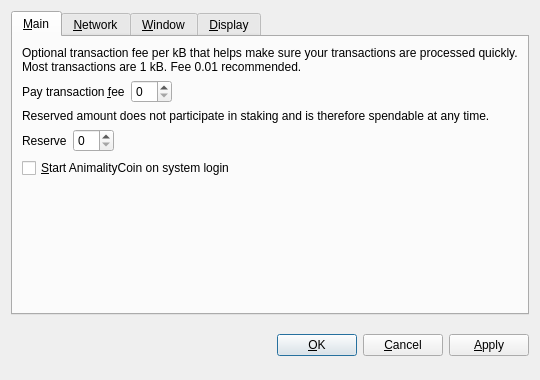
<?xml version="1.0" encoding="UTF-8"?>
<ui version="4.0">
 <class>OptionsDialog</class>
 <widget class="QDialog" name="OptionsDialog">
  <property name="geometry">
   <rect>
    <x>0</x>
    <y>0</y>
    <width>540</width>
    <height>380</height>
   </rect>
  </property>
  <property name="windowTitle">
   <string>Options</string>
  </property>
  <property name="modal">
   <bool>true</bool>
  </property>
  <layout class="QVBoxLayout" name="verticalLayout">
   <item>
    <widget class="QTabWidget" name="tabWidget">
     <property name="tabPosition">
      <enum>QTabWidget::North</enum>
     </property>
     <property name="currentIndex">
      <number>0</number>
     </property>
     <widget class="QWidget" name="tabMain">
      <attribute name="title">
       <string>&amp;Main</string>
      </attribute>
      <layout class="QVBoxLayout" name="verticalLayout_Main">
       <item>
        <widget class="QLabel" name="transactionFeeInfoLabel">
         <property name="text">
          <string>Optional transaction fee per kB that helps make sure your transactions are processed quickly. Most transactions are 1 kB. Fee 0.01 recommended.</string>
         </property>
         <property name="textFormat">
          <enum>Qt::PlainText</enum>
         </property>
         <property name="wordWrap">
          <bool>true</bool>
         </property>
        </widget>
       </item>
       <item>
        <layout class="QHBoxLayout" name="horizontalLayoutFee">
         <item>
          <widget class="QLabel" name="transactionFeeLabel">
           <property name="text">
            <string>Pay transaction &amp;fee</string>
           </property>
           <property name="textFormat">
            <enum>Qt::PlainText</enum>
           </property>
           <property name="buddy">
            <cstring>transactionFee</cstring>
           </property>
          </widget>
         </item>
         <item>
          <widget class="BitcoinAmountField" name="transactionFee"/>
         </item>
         <item>
          <spacer name="horizontalSpacerFee">
           <property name="orientation">
            <enum>Qt::Horizontal</enum>
           </property>
           <property name="sizeHint" stdset="0">
            <size>
             <width>40</width>
             <height>20</height>
            </size>
           </property>
          </spacer>
         </item>
        </layout>
       </item>
       <item>
        <widget class="QLabel" name="reserveBalanceInfoLabel">
         <property name="text">
          <string>Reserved amount does not participate in staking and is therefore spendable at any time.</string>
         </property>
         <property name="textFormat">
          <enum>Qt::PlainText</enum>
         </property>
         <property name="wordWrap">
          <bool>true</bool>
         </property>
        </widget>
       </item>
       <item>
        <layout class="QHBoxLayout" name="horizontalLayoutReserveBalance">
         <item>
          <widget class="QLabel" name="reserveBalanceLabel">
           <property name="text">
            <string>Reserve</string>
           </property>
           <property name="textFormat">
            <enum>Qt::PlainText</enum>
           </property>
           <property name="buddy">
            <cstring>reserveBalance</cstring>
           </property>
          </widget>
         </item>
         <item>
          <widget class="BitcoinAmountField" name="reserveBalance"/>
         </item>
         <item>
          <spacer name="horizontalSpacerReserveBalance">
           <property name="orientation">
            <enum>Qt::Horizontal</enum>
           </property>
           <property name="sizeHint" stdset="0">
            <size>
             <width>40</width>
             <height>20</height>
            </size>
           </property>
          </spacer>
         </item>
        </layout>
       </item>
       <item>
        <widget class="QCheckBox" name="bitcoinAtStartup">
         <property name="toolTip">
          <string>Automatically start AnimalityCoin after logging in to the system.</string>
         </property>
         <property name="text">
          <string>&amp;Start AnimalityCoin on system login</string>
         </property>
        </widget>
       </item>
       <item>
        <spacer name="verticalSpacer_Main">
         <property name="orientation">
          <enum>Qt::Vertical</enum>
         </property>
         <property name="sizeHint" stdset="0">
          <size>
           <width>20</width>
           <height>40</height>
          </size>
         </property>
        </spacer>
       </item>
      </layout>
     </widget>
     <widget class="QWidget" name="tabNetwork">
      <attribute name="title">
       <string>&amp;Network</string>
      </attribute>
      <layout class="QVBoxLayout" name="verticalLayout_Network">
       <item>
        <widget class="QCheckBox" name="mapPortUpnp">
         <property name="toolTip">
          <string>Automatically open the AnimalityCoin client port on the router. This only works when your router supports UPnP and it is enabled.</string>
         </property>
         <property name="text">
          <string>Map port using &amp;UPnP</string>
         </property>
        </widget>
       </item>
       <item>
        <widget class="QCheckBox" name="connectSocks">
         <property name="toolTip">
          <string>Connect to the AnimalityCoin network through a SOCKS proxy (e.g. when connecting through Tor).</string>
         </property>
         <property name="text">
          <string>&amp;Connect through SOCKS proxy:</string>
         </property>
        </widget>
       </item>
       <item>
        <layout class="QHBoxLayout" name="horizontalLayout_Network">
         <item>
          <widget class="QLabel" name="proxyIpLabel">
           <property name="text">
            <string>Proxy &amp;IP:</string>
           </property>
           <property name="textFormat">
            <enum>Qt::PlainText</enum>
           </property>
           <property name="buddy">
            <cstring>proxyIp</cstring>
           </property>
          </widget>
         </item>
         <item>
          <widget class="QValidatedLineEdit" name="proxyIp">
           <property name="maximumSize">
            <size>
             <width>140</width>
             <height>16777215</height>
            </size>
           </property>
           <property name="toolTip">
            <string>IP address of the proxy (e.g. 127.0.0.1)</string>
           </property>
          </widget>
         </item>
         <item>
          <widget class="QLabel" name="proxyPortLabel">
           <property name="text">
            <string>&amp;Port:</string>
           </property>
           <property name="textFormat">
            <enum>Qt::PlainText</enum>
           </property>
           <property name="buddy">
            <cstring>proxyPort</cstring>
           </property>
          </widget>
         </item>
         <item>
          <widget class="QLineEdit" name="proxyPort">
           <property name="maximumSize">
            <size>
             <width>55</width>
             <height>16777215</height>
            </size>
           </property>
           <property name="toolTip">
            <string>Port of the proxy (e.g. 9050)</string>
           </property>
          </widget>
         </item>
         <item>
          <widget class="QLabel" name="socksVersionLabel">
           <property name="text">
            <string>SOCKS &amp;Version:</string>
           </property>
           <property name="textFormat">
            <enum>Qt::PlainText</enum>
           </property>
           <property name="buddy">
            <cstring>socksVersion</cstring>
           </property>
          </widget>
         </item>
         <item>
          <widget class="QValueComboBox" name="socksVersion">
           <property name="toolTip">
            <string>SOCKS version of the proxy (e.g. 5)</string>
           </property>
          </widget>
         </item>
         <item>
          <spacer name="horizontalSpacer_Network">
           <property name="orientation">
            <enum>Qt::Horizontal</enum>
           </property>
           <property name="sizeHint" stdset="0">
            <size>
             <width>40</width>
             <height>20</height>
            </size>
           </property>
          </spacer>
         </item>
        </layout>
       </item>
       <item>
        <spacer name="verticalSpacer_Network">
         <property name="orientation">
          <enum>Qt::Vertical</enum>
         </property>
         <property name="sizeHint" stdset="0">
          <size>
           <width>20</width>
           <height>40</height>
          </size>
         </property>
        </spacer>
       </item>
      </layout>
     </widget>
     <widget class="QWidget" name="tabWindow">
      <attribute name="title">
       <string>&amp;Window</string>
      </attribute>
      <layout class="QVBoxLayout" name="verticalLayout_Window">
       <item>
        <widget class="QCheckBox" name="minimizeToTray">
         <property name="toolTip">
          <string>Show only a tray icon after minimizing the window.</string>
         </property>
         <property name="text">
          <string>&amp;Minimize to the tray instead of the taskbar</string>
         </property>
        </widget>
       </item>
       <item>
        <widget class="QCheckBox" name="minimizeOnClose">
         <property name="toolTip">
          <string>Minimize instead of exit the application when the window is closed. When this option is enabled, the application will be closed only after selecting Quit in the menu.</string>
         </property>
         <property name="text">
          <string>M&amp;inimize on close</string>
         </property>
        </widget>
       </item>
       <item>
        <spacer name="verticalSpacer_Window">
         <property name="orientation">
          <enum>Qt::Vertical</enum>
         </property>
         <property name="sizeHint" stdset="0">
          <size>
           <width>20</width>
           <height>40</height>
          </size>
         </property>
        </spacer>
       </item>
      </layout>
     </widget>
     <widget class="QWidget" name="tabDisplay">
      <attribute name="title">
       <string>&amp;Display</string>
      </attribute>
      <layout class="QVBoxLayout" name="verticalLayout_Display">
       <item>
        <layout class="QHBoxLayout" name="horizontalLayout_1_Display">
         <item>
          <widget class="QLabel" name="langLabel">
           <property name="text">
            <string>User Interface &amp;language:</string>
           </property>
           <property name="textFormat">
            <enum>Qt::PlainText</enum>
           </property>
           <property name="buddy">
            <cstring>lang</cstring>
           </property>
          </widget>
         </item>
         <item>
          <widget class="QValueComboBox" name="lang">
           <property name="toolTip">
            <string>The user interface language can be set here. This setting will take effect after restarting AnimalityCoin.</string>
           </property>
          </widget>
         </item>
        </layout>
       </item>
       <item>
        <layout class="QHBoxLayout" name="horizontalLayout_2_Display">
         <item>
          <widget class="QLabel" name="unitLabel">
           <property name="text">
            <string>&amp;Unit to show amounts in:</string>
           </property>
           <property name="textFormat">
            <enum>Qt::PlainText</enum>
           </property>
           <property name="buddy">
            <cstring>unit</cstring>
           </property>
          </widget>
         </item>
         <item>
          <widget class="QValueComboBox" name="unit">
           <property name="toolTip">
            <string>Choose the default subdivision unit to show in the interface and when sending coins.</string>
           </property>
          </widget>
         </item>
        </layout>
       </item>
       <item>
        <widget class="QCheckBox" name="displayAddresses">
         <property name="toolTip">
          <string>Whether to show AnimalityCoin addresses in the transaction list or not.</string>
         </property>
         <property name="text">
          <string>&amp;Display addresses in transaction list</string>
         </property>
        </widget>
       </item>
       <item>
        <widget class="QCheckBox" name="coinControlFeatures">
         <property name="toolTip">
          <string>Whether to show coin control features or not.</string>
         </property>
         <property name="text">
          <string>Display coin &amp;control features (experts only!)</string>
         </property>
        </widget>
       </item>
       <item>
        <spacer name="verticalSpacer_Display">
         <property name="orientation">
          <enum>Qt::Vertical</enum>
         </property>
         <property name="sizeHint" stdset="0">
          <size>
           <width>20</width>
           <height>40</height>
          </size>
         </property>
        </spacer>
       </item>
      </layout>
     </widget>
    </widget>
   </item>
   <item>
    <layout class="QHBoxLayout" name="horizontalLayout_Buttons">
     <item>
      <spacer name="horizontalSpacer_1">
       <property name="orientation">
        <enum>Qt::Horizontal</enum>
       </property>
       <property name="sizeHint" stdset="0">
        <size>
         <width>40</width>
         <height>48</height>
        </size>
       </property>
      </spacer>
     </item>
     <item>
      <widget class="QLabel" name="statusLabel">
       <property name="font">
        <font>
         <weight>75</weight>
         <bold>true</bold>
        </font>
       </property>
       <property name="text">
        <string/>
       </property>
       <property name="textFormat">
        <enum>Qt::PlainText</enum>
       </property>
       <property name="wordWrap">
        <bool>true</bool>
       </property>
      </widget>
     </item>
     <item>
      <spacer name="horizontalSpacer_2">
       <property name="orientation">
        <enum>Qt::Horizontal</enum>
       </property>
       <property name="sizeHint" stdset="0">
        <size>
         <width>40</width>
         <height>48</height>
        </size>
       </property>
      </spacer>
     </item>
     <item>
      <widget class="QPushButton" name="okButton">
       <property name="text">
        <string>&amp;OK</string>
       </property>
      </widget>
     </item>
     <item>
      <widget class="QPushButton" name="cancelButton">
       <property name="text">
        <string>&amp;Cancel</string>
       </property>
       <property name="autoDefault">
        <bool>false</bool>
       </property>
      </widget>
     </item>
     <item>
      <widget class="QPushButton" name="applyButton">
       <property name="text">
        <string>&amp;Apply</string>
       </property>
       <property name="autoDefault">
        <bool>false</bool>
       </property>
      </widget>
     </item>
    </layout>
   </item>
  </layout>
 </widget>
 <customwidgets>
  <customwidget>
   <class>BitcoinAmountField</class>
   <extends>QSpinBox</extends>
   <header>bitcoinamountfield.h</header>
  </customwidget>
  <customwidget>
   <class>QValueComboBox</class>
   <extends>QComboBox</extends>
   <header>qvaluecombobox.h</header>
  </customwidget>
  <customwidget>
   <class>QValidatedLineEdit</class>
   <extends>QLineEdit</extends>
   <header>qvalidatedlineedit.h</header>
  </customwidget>
 </customwidgets>
 <resources/>
 <connections/>
</ui>
